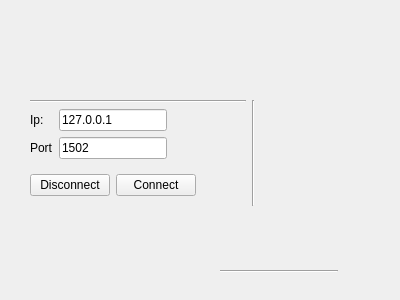
<?xml version="1.0" encoding="UTF-8"?>
<ui version="4.0">
 <class>SettingsWindow</class>
 <widget class="QWidget" name="SettingsWindow">
  <property name="geometry">
   <rect>
    <x>0</x>
    <y>0</y>
    <width>400</width>
    <height>300</height>
   </rect>
  </property>
  <property name="windowTitle">
   <string>Form</string>
  </property>
  <widget class="Line" name="line_2">
   <property name="geometry">
    <rect>
     <x>220</x>
     <y>270</y>
     <width>118</width>
     <height>3</height>
    </rect>
   </property>
   <property name="orientation">
    <enum>Qt::Horizontal</enum>
   </property>
  </widget>
  <widget class="QWidget" name="">
   <property name="geometry">
    <rect>
     <x>30</x>
     <y>100</y>
     <width>225</width>
     <height>106</height>
    </rect>
   </property>
   <layout class="QHBoxLayout" name="horizontalLayout_5">
    <item>
     <layout class="QVBoxLayout" name="verticalLayout_4">
      <item>
       <widget class="Line" name="line">
        <property name="orientation">
         <enum>Qt::Horizontal</enum>
        </property>
       </widget>
      </item>
      <item>
       <layout class="QVBoxLayout" name="verticalLayout_3">
        <item>
         <layout class="QHBoxLayout" name="horizontalLayout_4">
          <item>
           <layout class="QHBoxLayout" name="horizontalLayout_2">
            <item>
             <layout class="QVBoxLayout" name="verticalLayout">
              <item>
               <widget class="QLabel" name="label">
                <property name="text">
                 <string>Ip:</string>
                </property>
               </widget>
              </item>
              <item>
               <widget class="QLabel" name="label_2">
                <property name="text">
                 <string>Port</string>
                </property>
               </widget>
              </item>
             </layout>
            </item>
            <item>
             <layout class="QVBoxLayout" name="verticalLayout_2">
              <item>
               <widget class="QLineEdit" name="lineEditIP">
                <property name="text">
                 <string>127.0.0.1</string>
                </property>
               </widget>
              </item>
              <item>
               <widget class="QLineEdit" name="lineEditPort">
                <property name="text">
                 <string>1502</string>
                </property>
               </widget>
              </item>
             </layout>
            </item>
           </layout>
          </item>
          <item>
           <spacer name="horizontalSpacer">
            <property name="orientation">
             <enum>Qt::Horizontal</enum>
            </property>
            <property name="sizeHint" stdset="0">
             <size>
              <width>40</width>
              <height>20</height>
             </size>
            </property>
           </spacer>
          </item>
         </layout>
        </item>
        <item>
         <layout class="QHBoxLayout" name="horizontalLayout_3">
          <item>
           <layout class="QHBoxLayout" name="horizontalLayout">
            <item>
             <widget class="QPushButton" name="pushButtonDisconnect">
              <property name="text">
               <string>Disconnect</string>
              </property>
             </widget>
            </item>
            <item>
             <widget class="QPushButton" name="pushButtonConnect">
              <property name="text">
               <string>Connect</string>
              </property>
             </widget>
            </item>
           </layout>
          </item>
          <item>
           <widget class="ConnectionStatusWidget" name="statusDiodeWidget" native="true">
            <property name="minimumSize">
             <size>
              <width>20</width>
              <height>20</height>
             </size>
            </property>
           </widget>
          </item>
         </layout>
        </item>
       </layout>
      </item>
     </layout>
    </item>
    <item>
     <widget class="Line" name="line_3">
      <property name="orientation">
       <enum>Qt::Vertical</enum>
      </property>
     </widget>
    </item>
   </layout>
  </widget>
 </widget>
 <customwidgets>
  <customwidget>
   <class>ConnectionStatusWidget</class>
   <extends>QWidget</extends>
   <header>connectionstatuswidget.h</header>
   <container>1</container>
  </customwidget>
 </customwidgets>
 <resources/>
 <connections/>
</ui>
